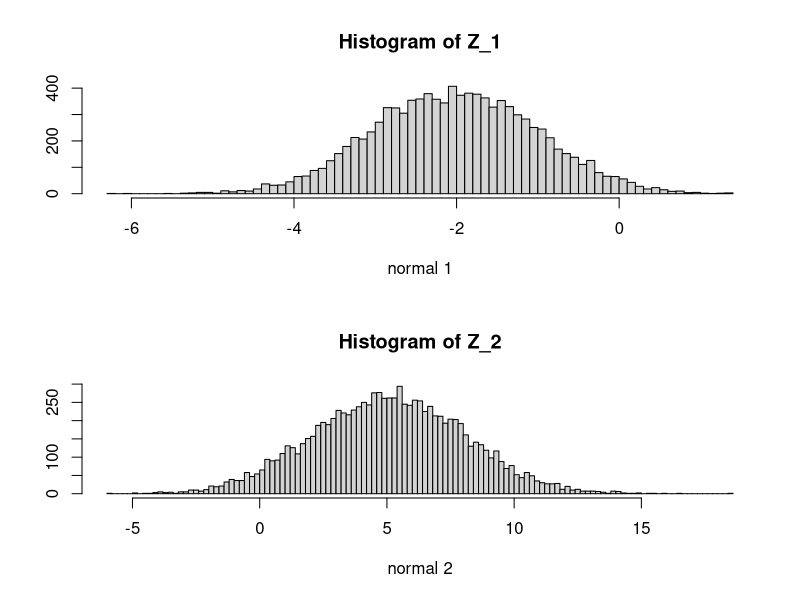
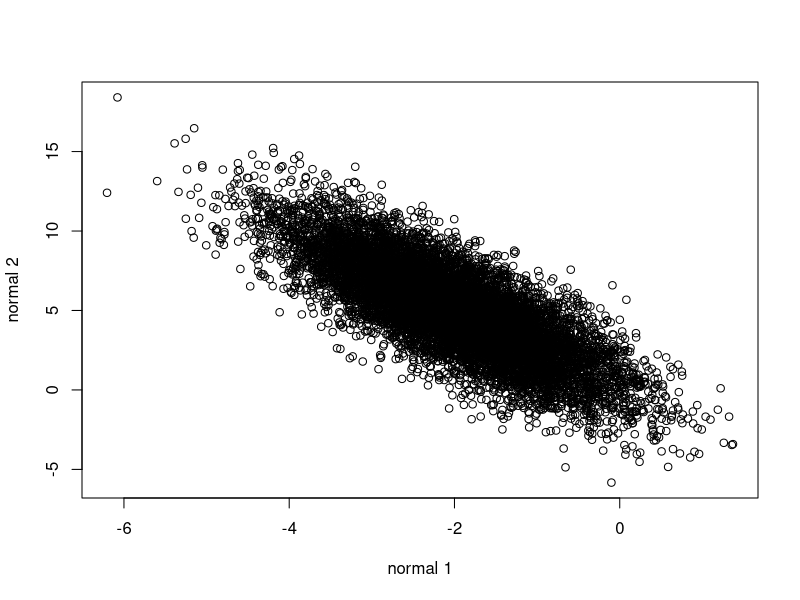
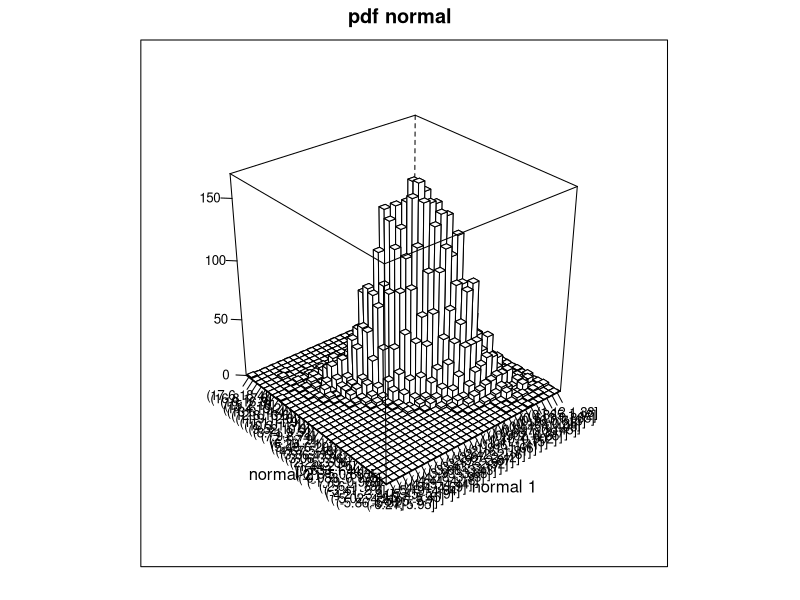
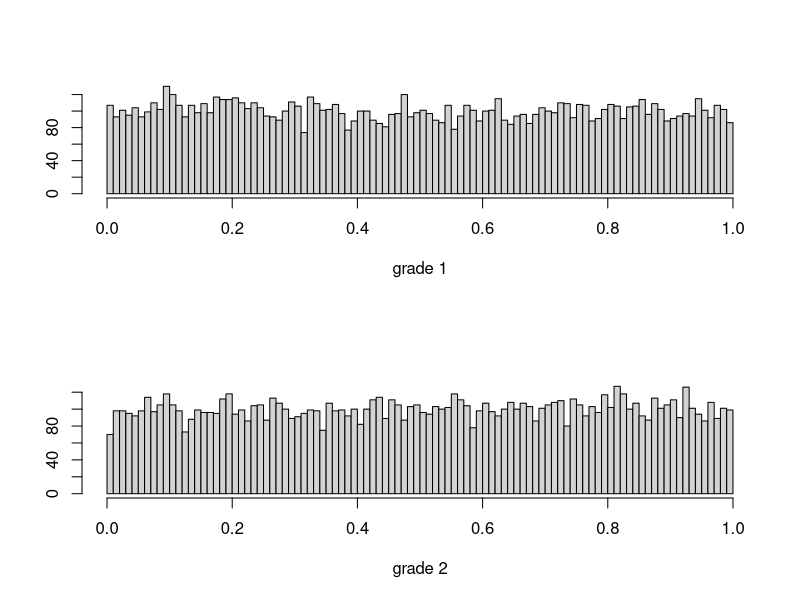
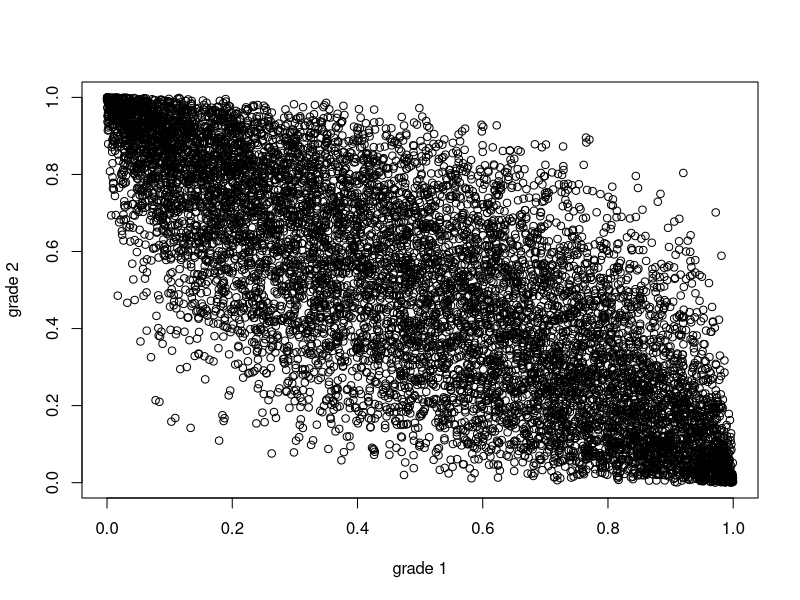
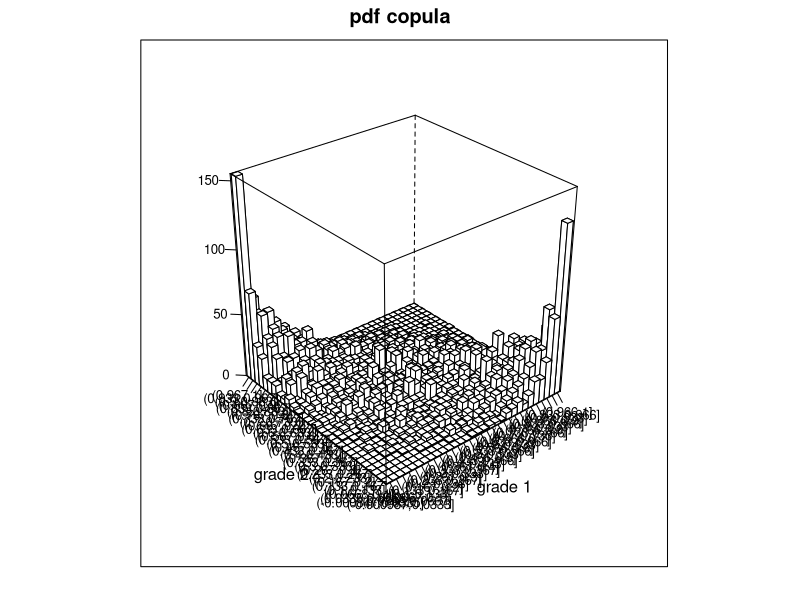

Reproduce these figures in R, in order. (Note: this script raises an error after producing the figures.)
library(mvtnorm);
library(latticeExtra);

#' This script generates draws from a bivariate distribution with different marginals,
#' as described in A. Meucci, "Risk and Asset Allocation", Springer, 2005,  Chapter 2.
#'
#' @references
#' \url{http://}
#' See Meucci's script for "S_BivariateSample.m"
#'
#' @author Xavier Valls \email{flamejat@@gmail.com}
#' @export

###################################################################################################################
### input parameters

nSim = 10000;

# input for bivariate normal distribution

NormCorr   = -0.8;
NormStDev  = rbind( 1, 3 );  # NOTE: this input plays no role in the final output
NormExpVal = rbind( -2, 5 ); # NOTE: this input plays no role in the final output

# input for first marginal
nu_1 = 9;
sigmasq_1 = 2;

mu_2 = 0;
sigmasq_2 = 0.04;

# input for second marginal
nu_2 = 7;

###################################################################################################################
### Generate draws from a bivariate normal distribution

NormCorrMatrix = rbind( c( 1, NormCorr ), c( NormCorr, 1 ));
NormCovMatrix  = diag( c( NormStDev ) ) %*% NormCorrMatrix %*% diag( c( NormStDev) );

Z = rmvnorm( nSim, NormExpVal, NormCovMatrix );

Z_1 = Z[, 1];
Z_2 = Z[, 2];

# display marginals: as expected, they are normal
dev.new();
NumBins = round(10 * log(nSim));
par( mfrow = c( 2, 1) );
hist( Z_1, NumBins, xlab = "normal 1", ylab = "" );
hist( Z_2, NumBins, xlab = "normal 2", ylab = "" );

dev.new();
plot( Z_1, Z_2, type = "p", xlab = "normal 1", ylab = "normal 2" );


# 3d histograms 

NumBins2D = round(sqrt(100 * log(nSim)));
Z_3 = table( cut (Z_1, NumBins2D ), cut ( Z_2, NumBins2D));
dev.new();
cloud( Z_3, panel.3d.cloud = panel.3dbars, scales = list( arrows = FALSE, just = "right" ), 
	xlab = "normal 1", ylab = "normal 2", zlab="", main = "pdf normal" );

###################################################################################################################
### Generate draws from the copula

U_1 = pnorm( Z[ , 1 ], NormExpVal[ 1 ], NormStDev[ 1 ]);  # grade 1
U_2 = pnorm( Z[ , 2 ], NormExpVal[ 2 ], NormStDev[ 2 ]);  # grade 2
U = c( U_1, U_2 ); # joint realizations from the required copula

# plot copula
NumBins = round(10 * log(nSim));
dev.new();
par( mfrow = c( 2, 1) );
hist( U_1, NumBins, xlab = "grade 1", ylab = "", main = "" );
hist( U_2, NumBins, xlab = "grade 2", ylab = "", main = "" );

# joint sample
dev.new();
plot(U_1, U_2, xlab="grade 1", ylab="grade 2" );

# 3d histogram
NumBins2D = round(sqrt(100 * log(nSim)));
dev.new();
U_3 = table( cut (U_1, NumBins2D ), cut ( U_2, NumBins2D ));
cloud( U_3, panel.3d.cloud = panel.3dbars, scales = list( arrows = FALSE, just = "right" ), 
	xlab = "grade 1", ylab = "grade 2", zlab="", main = "pdf copula" );

###################################################################################################################
### Generate draws from the joint distribution
a = nu_1 / 2;
b = 2 * sigmasq_1;
X_1 = qgamma( U_1, a, b );

sigma_2 = sqrt( sigmasq_2 );
X_2 = qlnorm( U_2, mu_2, sigma_2 );

X = C(X_1, X_2); # joint realizations from the required distribution

###################################################################################################################
### Plot joint distribution
# marginals: as expected, the histograms (pdf's) do NOT change as NormCorr varies

NumBins = round(10 * log(nSim));

dev.new();
par( mfrow = c( 2, 1) );
# Student t distribution
hist( X_1, NumBins, xlab = "gamma", ylab = "", main = "" );
# chi-square distribution
hist( X_2, NumBins, xlab = "lognormal", ylab = "", main = "" );

# joint sample
dev.new();
plot(X_1, X_2, xlab="gamma", ylab="lognormal" );

# 3d histogram
NumBins2D = round(sqrt(100 * log(nSim)));
dev.new();
X_3 = table( cut (X_1, NumBins2D ), cut ( X_2, NumBins2D ));
cloud( X_3, panel.3d.cloud = panel.3dbars, scales = list( arrows = FALSE, just = "right" ), 
	xlab = "gamma", ylab = "lognormal", zlab="", main = "pdf joint distribution" );
